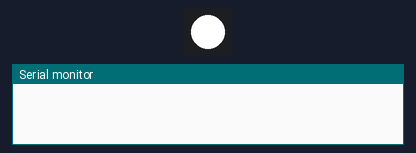
Bench run of a sketch on a simulated ESP8266 (Wemos D1 mini). Parts: 1 RGB LEDs in strip order, left to right, the last lines printed to the serial monitor. Dim RGB values are drawn brighter than linear; random numbers use the default seed unless the sketch sets one.

Above: at 0.1 s.
At 8.48 s:
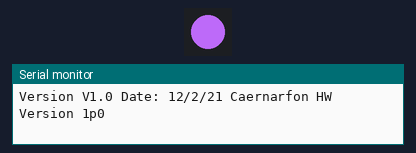
At 18.68 s:
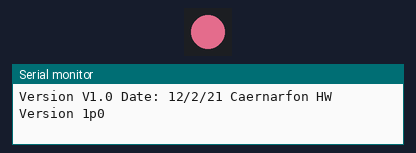
At 36.33 s:
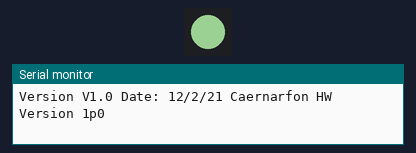
Timing chart, 0 to 40.0 s (numbered marks = the images above):
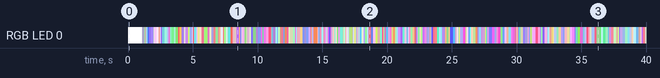

The sketch:

Caernarfon-Nat1Balrog.ino
```cpp
 /*
 *
 * This code has been drastically simplified from other Caernarfon Castle code.
 * it takes advantage of the WS2811 LED driver that's on a Caernarfon board.
 * the WS2811 takes a single data input and outputs for 3 LED's. These would typically be a Red, Green and Blue led.
 * In this case, for the balrog, they were connected to 3 Flexileds - all of them yellow.
 *
 * Credit where credit is due. Adafruit are a store that sells parts for electronics hobbyists. They also made a ton of
 * libraries that can be used in your projects to make driving things like RGB LED's easy.
 * If you do need tools and parts, consider visiting their website. http://www.adafruit.com
 *
 * The code in void Setup() runs once on powerup. It tells the Wemos D1 what to do with various pins, and
 * Wemos D1 mini. It also sets parameters for the library used to drive the WS2811. (termed "neopixel).
 * Neopixel Data out on D3.
 *
 * Keepalive isn't used.
 *
 */

#include <Arduino.h>
#include <Adafruit_NeoPixel.h>

const String softwareVersion = "V1.0";
const String softwareDate = "12/2/21";
const String CaernarfonVer = "1p0";
const int keepAlive = D0;// The Keepalive pin for USB Power Banks is D0, but isn't used in this demo
const String keepAlivePin = "D0";

#define LED_PIN    D3
#define LED_COUNT 1
#define NUMPIXELS 2 // How many pixels in your strip?

Adafruit_NeoPixel strip(LED_COUNT, LED_PIN, NEO_GRB + NEO_KHZ800);

int ledState = 0;


void setup() {
  strip.begin();           // INITIALIZE NeoPixel strip object (REQUIRED)
  strip.show();            // Turn OFF all pixels ASAP
  strip.setBrightness(255); // Set BRIGHTNESS (max = 255)

  for(int i=0; i<NUMPIXELS; i++) {
  //This sets all pixels to all on.
  strip.setPixelColor(i, 255,255,255);
  }
  strip.show();
  delay(1000);


  Serial.begin(115200);
  while (!Serial)  // Wait for the serial connection to be establised.
    delay(50);
  Serial.println();

  Serial.println("*****");
  delay(100);
  Serial.println("TerrainTronics Collaboration with Nat1 (Michael)");
  Serial.print("Version ");
  Serial.print(softwareVersion);
  Serial.print(" Date: ");
  Serial.print(softwareDate);
  Serial.print(" Caernarfon HW Version ");
  Serial.println(CaernarfonVer);


}

void loop() {
  if (ledState == 0) {
    int led1 = random(80,255); // randomize a brightness between 80 and 255. 255 is full brightness
    int led2 = random(80,238); // randomize a brightness between 80 and 238 -- this is the middle one behind the balrogs head
    int led3 = random(80,255); // randomize a brightness between 80 and 255.
    strip.setPixelColor(0, led1,led2,led3); // take the 3 random values and push them to into the right place in memory
    strip.show();  // now update the WS2811
    delay(random(10,200)); // wait for any amount of time between 10mS and 200mS.


    /*
    If I had more time, what would I have done?
    - I would have had everything on a 10mS update rate, and had the value go up, or go down with each update. (that would have created more "swelling").
    - Target brightness would be set randomly, then the value would be interpolated up and down to the target.
    - Updates would be done randomly, per LED. This would have been done using the millis() method.
    */
  }}
```
